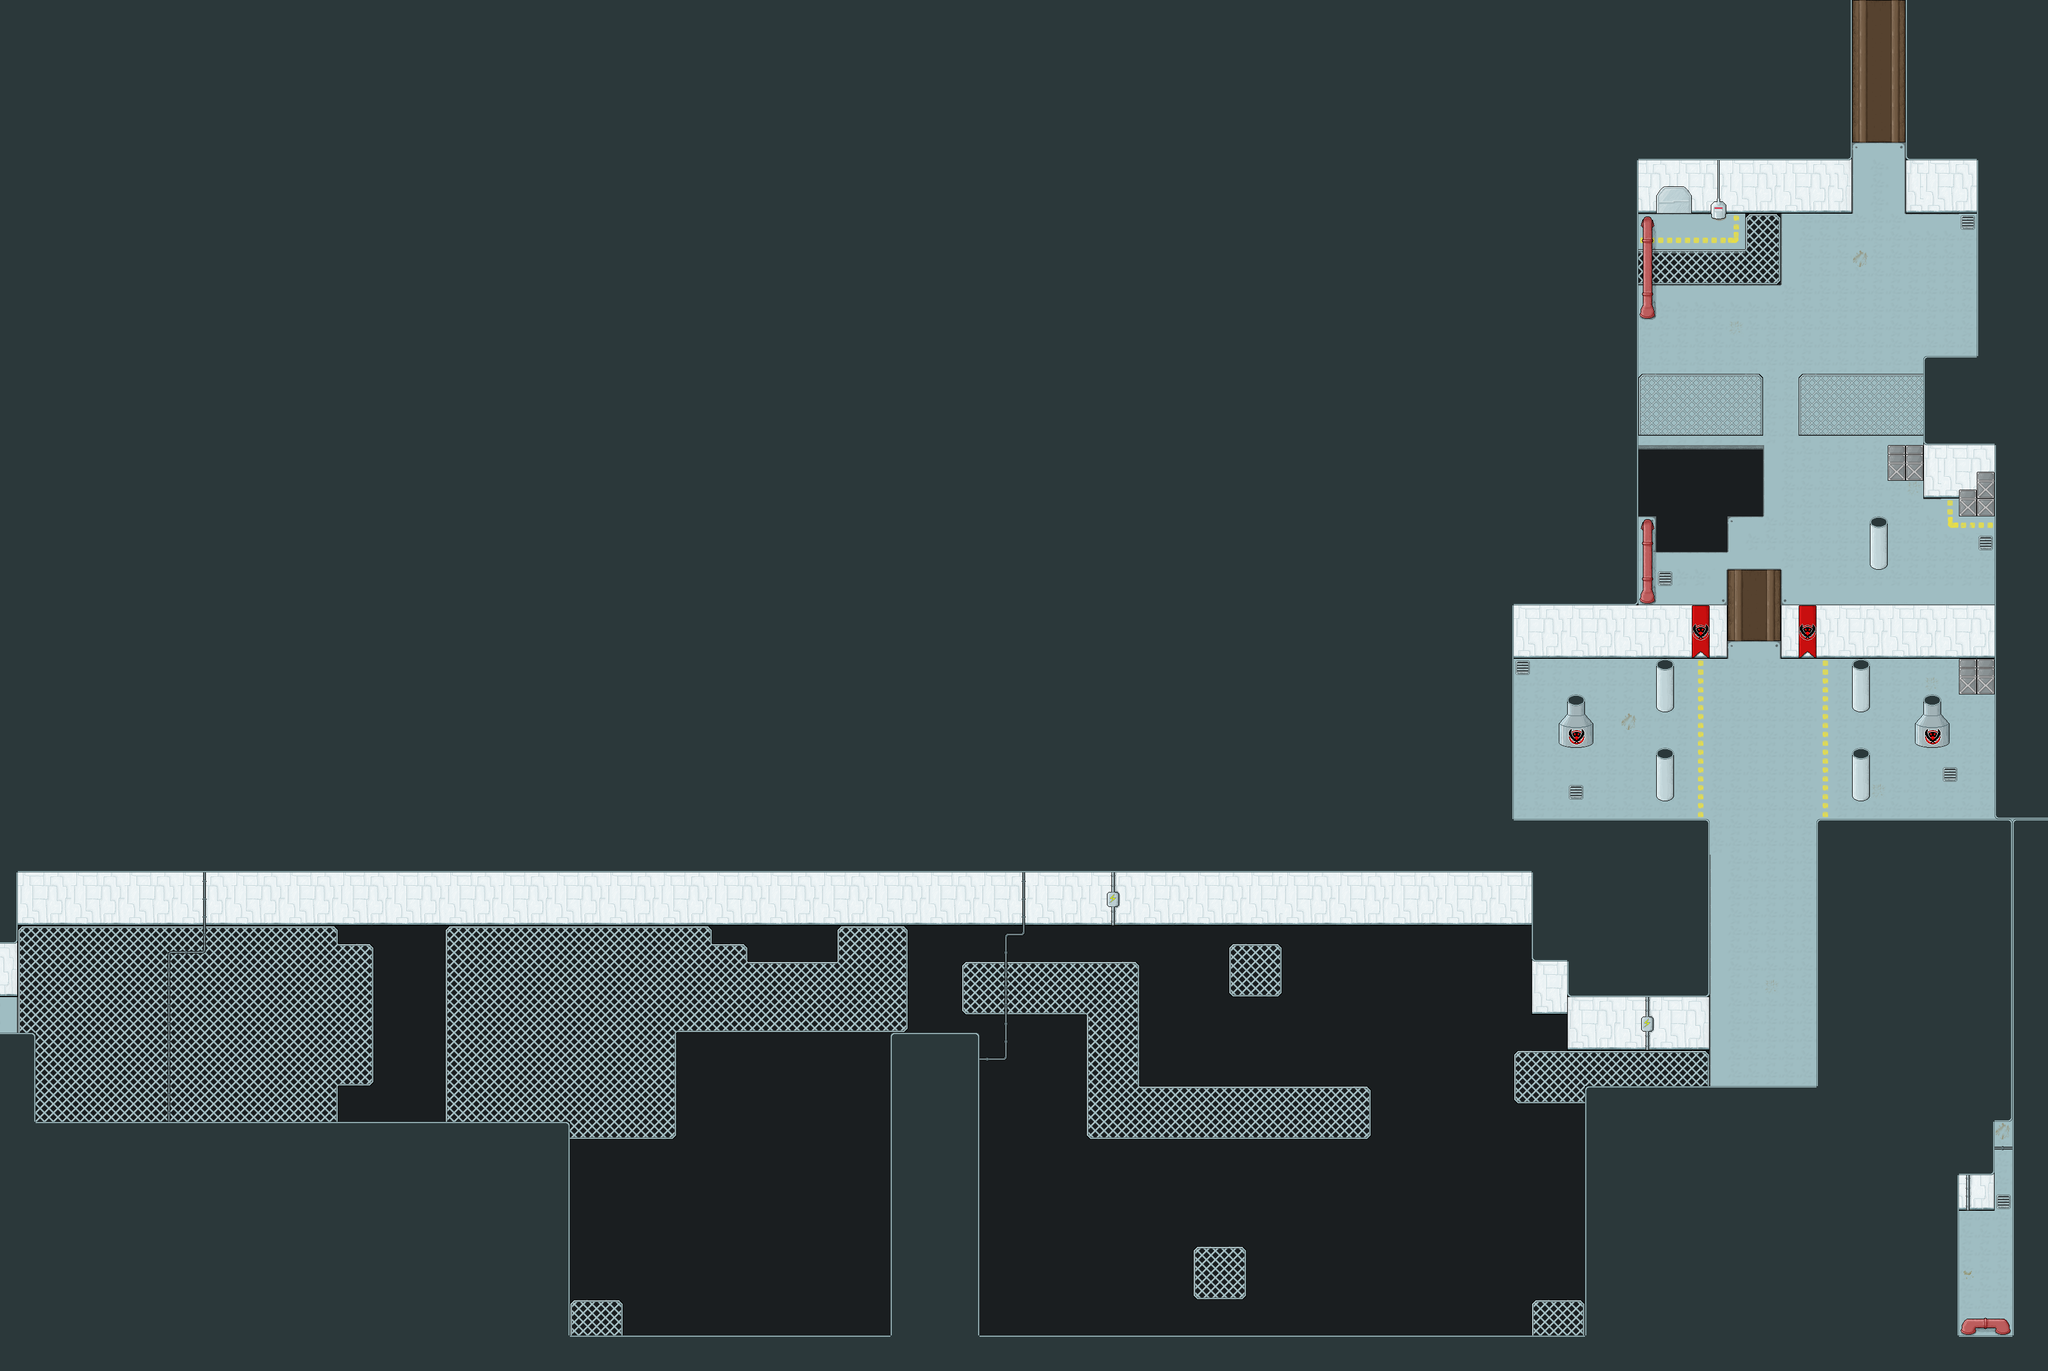

Rendered tile map (Tiled .tmx) drawn with the repository's tilesets; below, a short description and the map source with its tile grids summarised:
An orthogonal 115x77 tile map with 32x32 px tiles, 2 tile layers (Background, Foreground) and 40 objects (12x Penguin, 7x PenguinScientist, 3x TriggerEnemies, 3x Cannon, 2x Lift, ...).

<map version="1.0" orientation="orthogonal" width="115" height="77" tilewidth="32" tileheight="32">
 <tileset firstgid="1" source="../Metal.tsx" />
 <layer name="Background" width="115" height="77">
  <data>[8855 cells, 3525 non-empty, 60 distinct tile ids]</data>
 </layer>
 <layer name="Foreground" width="115" height="77">
  <data>[8855 cells, 5851 non-empty, 58 distinct tile ids]</data>
 </layer>
 <objectgroup name="Objects" width="115" height="77">
  <object name="Lift3" type="Lift" x="3331" y="258" width="74" height="66">
   <properties>
    <property name="range" value="7" />
   </properties>
  </object>
  <object name="Lift2" type="Lift" x="3106" y="1153" width="72" height="60">
   <properties>
    <property name="range" value="4" />
   </properties>
  </object>
  <object type="Penguin" x="826" y="1712" />
  <object type="Penguin" x="824" y="1962" />
  <object type="PenguinScientist" x="831" y="1840" />
  <object type="PenguinScientist" x="850" y="1778">
   <properties>
    <property name="coop" value="" />
   </properties>
  </object>
  <object type="PenguinScientist" x="850" y="1891">
   <properties>
    <property name="coop" value="" />
   </properties>
  </object>
  <object type="TriggerEnemies" x="867" y="1676" width="404" height="337">
   <properties>
    <property name="direction" value="6" />
    <property name="location" value="2" />
    <property name="number" value="2" />
    <property name="speed" value="2" />
    <property name="type" value="flyingCannon" />
   </properties>
  </object>
  <object type="PenguinScientist" x="1139" y="1762" />
  <object type="Penguin" x="1192" y="1972" />
  <object type="Penguin" x="1614" y="1692" />
  <object type="ElectricSnake" x="1654" y="1835" />
  <object type="TriggerEnemies" x="1936" y="1730" width="107" height="464">
   <properties>
    <property name="direction" value="0" />
    <property name="location" value="4" />
    <property name="number" value="1" />
    <property name="speed" value="3" />
    <property name="type" value="flyingCannon" />
   </properties>
  </object>
  <object type="TriggerEnemies" x="2576" y="1702" width="459" height="391">
   <properties>
    <property name="direction" value="6" />
    <property name="location" value="2" />
    <property name="number" value="3" />
    <property name="speed" value="1.4" />
    <property name="type" value="flyingCannon" />
   </properties>
  </object>
  <object type="ElectricSnake" x="3026" y="909" />
  <object type="ExplosiveBarrel" x="3175" y="724" width="49" height="58" />
  <object type="Penguin" x="3057" y="468" />
  <object type="Penguin" x="3467" y="542" />
  <object x="3186" y="489" width="1" />
  <object type="PenguinScientist" x="3183" y="508" width="23" height="25" />
  <object type="PenguinScientist" x="3347" y="545" />
  <object type="Cannon" x="3371" y="359" />
  <object type="Penguin" x="3218" y="862" />
  <object type="Penguin" x="3264" y="859" />
  <object type="Penguin" x="3055" y="1401" />
  <object type="Penguin" x="3115" y="1337" />
  <object type="Penguin" x="3232" y="1335" />
  <object type="Penguin" x="3289" y="1404" />
  <object type="PenguinScientist" x="3169" y="1363" />
  <object type="Cannon" x="3594" y="2281" />
  <object type="Life" x="3566" y="2339" />
  <object type="Heart" x="1054" y="2365" />
  <object type="Heart" x="1091" y="2364" />
  <object type="BigAnt" x="2802" y="2368" />
  <object x="3145" y="1621" width="1" />
  <object x="3085" y="1629" width="168" height="324">
   <properties>
    <property name="direction" value="2" />
    <property name="location" value="0" />
    <property name="number" value="4" />
    <property name="type" value="mouse" />
   </properties>
  </object>
  <object type="Cannon" x="3168" y="1515" />
  <object type="TriggerWarp" x="3319" y="25" width="108" height="68">
   <properties>
    <property name="respawn" value="down" />
    <property name="url" value="Maps/W3M4.json" />
   </properties>
  </object>
 </objectgroup>
 <objectgroup name="RespawnPoints" width="115" height="77">
  <object name="Spawn" type="RespawnPoint" x="2331" y="1967" width="65" height="56">
   <properties>
    <property name="location" value="init" />
   </properties>
  </object>
  <object name="Spawn" type="RespawnPoint" x="53" y="1772" width="65" height="56">
   <properties>
    <property name="location" value="left" />
   </properties>
  </object>
 </objectgroup>
</map>
